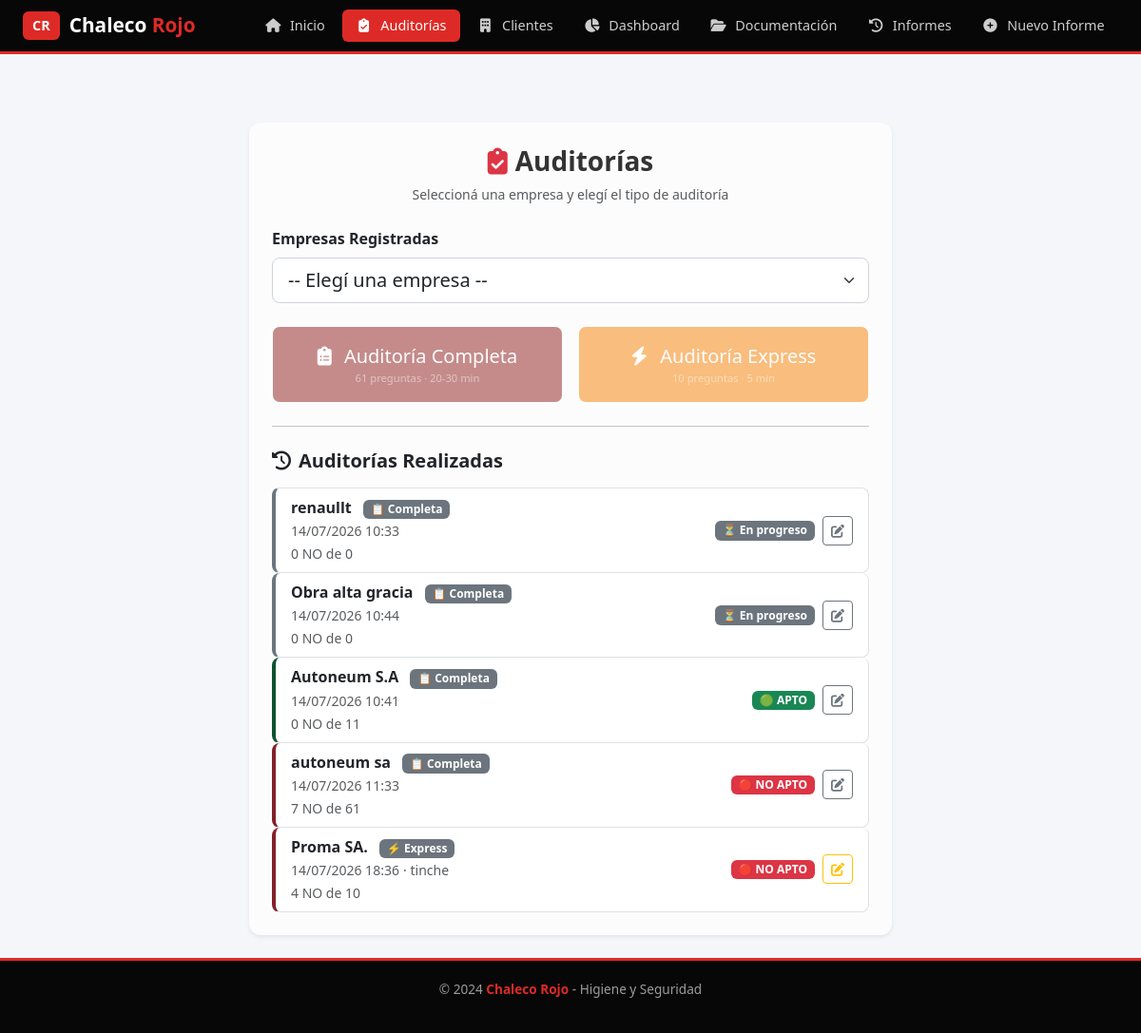
Page /auditorias/ (signed in) on the earlier database version.
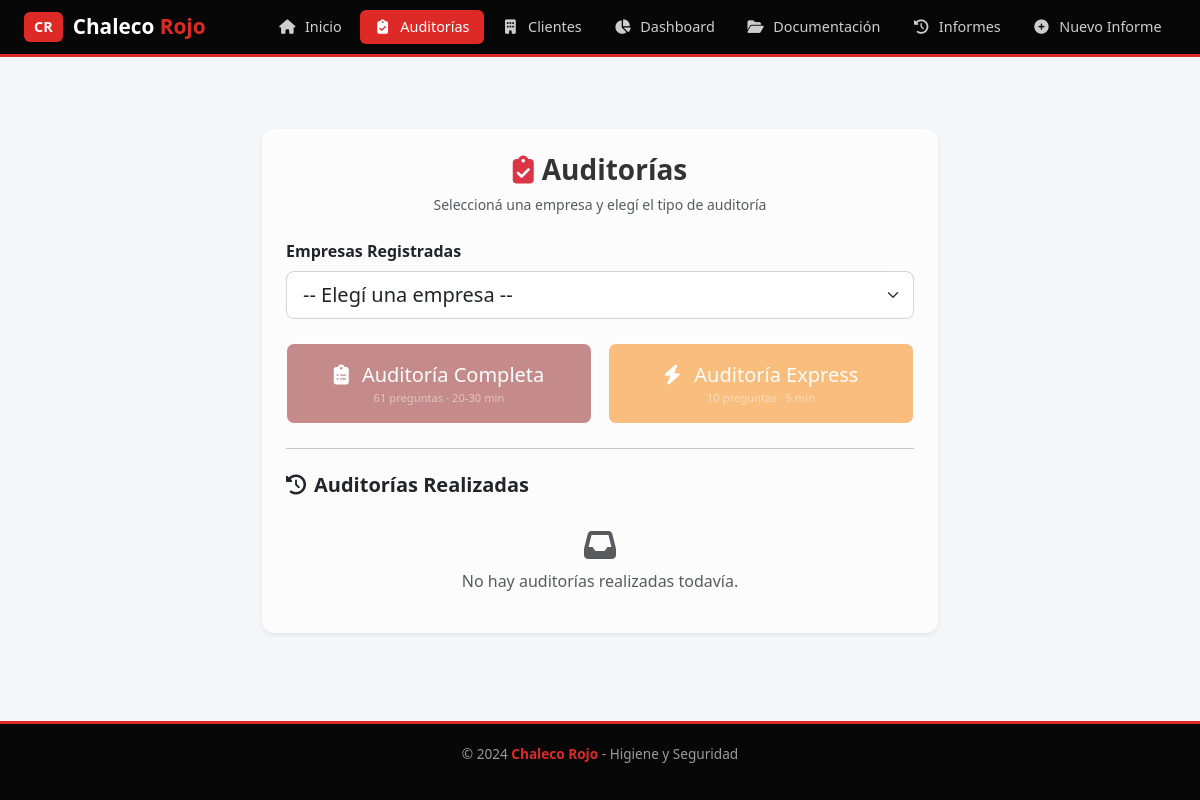
Same page on the later database version.
### chaleco_app/models.py (models this page shows, shortened)
class Auditoria(models.Model):
    TIPO_CHOICES = [
        ('express', 'Express (10 preguntas)'),
        ('completa', 'Completa (61 preguntas)'),
    ]
    RESULTADO_CHOICES = [
        ('apto', 'Apto'),
        ('observaciones', 'Con Observaciones'),
        ('no_apto', 'No Apto'),
        ('en_progreso', 'En Progreso'),
    ]
    cliente = models.ForeignKey(ClienteEmpresa, on_delete=models.CASCADE, related_name='auditorias')
    tipo = models.CharField(max_length=20, choices=TIPO_CHOICES, default='completa')
    fecha_creacion = models.DateTimeField(auto_now_add=True)
    realizado_por = models.ForeignKey(User, on_delete=models.SET_NULL, null=True, blank=True)
    resultado = models.CharField(max_length=20, choices=RESULTADO_CHOICES, default='en_progreso')
    observaciones = models.TextField(blank=True, null=True)

class ClienteEmpresa(models.Model):
    organizacion = models.ForeignKey(Organizacion, on_delete=models.CASCADE)
    nombre_fantasia = models.CharField(max_length=150)
    razon_social = models.CharField(max_length=150, null=True, blank=True)
    cuit = models.CharField(max_length=11, null=True, blank=True)
    direccion = models.CharField(max_length=200)
    provincia = models.CharField(max_length=100, default='Córdoba')
    telefono = models.CharField(max_length=50, null=True, blank=True)
    email = models.EmailField(null=True, blank=True)
    activo = models.BooleanField(default=True)

### chaleco_app/views.py (the view, shortened to what this page needs)
# urls.py: path('auditorias/', lista_auditorias, name='lista_auditorias'),
def lista_auditorias(request):
    try:
        mi_organizacion = request.user.perfilusuario.organizacion
    except PerfilUsuario.DoesNotExist:
        mi_organizacion = Organizacion.objects.first()
    if mi_organizacion:
        auditorias = Auditoria.objects.filter(cliente__organizacion=mi_organizacion).select_related('cliente')
        clientes = ClienteEmpresa.objects.filter(organizacion=mi_organizacion, activo=True)
    else:
        auditorias = Auditoria.objects.all().select_related('cliente')
        clientes = ClienteEmpresa.objects.filter(activo=True)
    for auditoria in auditorias:
        respuestas = auditoria.respuestas.all()
        auditoria.total_preguntas = respuestas.count()
        auditoria.total_no = respuestas.filter(valor='NO').count()
        auditoria.total_si = respuestas.filter(valor='SI').count()
        auditoria.total_na = respuestas.filter(valor='N/A').count()
    context = {
        'auditorias': auditorias,
        'clientes': clientes,
        'total_auditorias': auditorias.count(),
    }
    return render(request, 'lista_auditorias.html', context)

### chaleco_app/templates/lista_auditorias.html (shortened to what the changed rows need)
{% extends "base.html" %}
{% block content %}
<div class="container mt-5" style="max-width: 700px;">
    <div class="card shadow-sm border-0 p-4" style="border-radius: 12px; background-color: #fcfcfc;">
        <h3 class="mb-2 text-center fw-bold" style="color: #333;">
            <i class="fas fa-clipboard-check text-danger me-2"></i>Auditorías
        </h3>
        <p class="text-muted text-center small mb-4">
            Seleccioná una empresa y elegí el tipo de auditoría
        </p>
        <div class="mb-4">
            <label for="select-cliente" class="form-label fw-bold text-dark">Empresas Registradas</label>
            <select id="select-cliente" class="form-select form-select-lg" style="border-radius: 8px; border-color: #ced4da;">
            </select>
        </div>
        <div class="row g-3">
            <div class="col-md-6">
            </div>
            <div class="col-md-6">
            </div>
        </div>
        <hr class="my-4">
        <h5 class="fw-bold mb-3">
            <i class="fas fa-history me-2"></i>Auditorías Realizadas
        </h5>
        {% if auditorias %}
            <div class="list-group">
                {% for aud in auditorias %}
                    <div class="list-group-item list-group-item-action d-flex justify-content-between align-items-center" style="border-radius: 8px; border-left: 4px solid
                        {% if aud.resultado == 'apto' %}#0f5132
                        {% elif aud.resultado == 'observaciones' %}#856404
                        {% elif aud.resultado == 'no_apto' %}#842029
                        {% else %}#6c757d{% endif %};">
                        <div>
                            <strong>{{ aud.cliente.nombre_fantasia }}</strong>
                            <span class="badge bg-secondary ms-2">
                                {% if aud.tipo == 'express' %}
                                    ⚡ Express
                                {% else %}
                                    📋 Completa
                                {% endif %}
                            </span>
                            <br>
                            <small class="text-muted">{{ aud.fecha_creacion|date:"d/m/Y H:i" }}</small>
                            {% if aud.realizado_por %}
                                <small class="text-muted"> · {{ aud.realizado_por.get_full_name|default:aud.realizado_por.username }}</small>
                            {% endif %}
                            {% if aud.respuestas %}
                                <br>
                                <small class="text-muted">{{ aud.total_no }} NO de {{ aud.total_preguntas }}</small>
                            {% endif %}
                        </div>
                        <div>
                            {% if aud.resultado and aud.resultado != 'en_progreso' %}
                                <span class="badge
                                    {% if aud.resultado == 'apto' %}bg-success
                                    {% elif aud.resultado == 'observaciones' %}bg-warning text-dark
                                    {% elif aud.resultado == 'no_apto' %}bg-danger
                                    {% else %}bg-secondary{% endif %}">
                                    {% if aud.resultado == 'apto' %}🟢 APTO
                                    {% elif aud.resultado == 'observaciones' %}🟡 CON OBSERVACIONES
                                    {% elif aud.resultado == 'no_apto' %}🔴 NO APTO
                                    {% else %}{{ aud.resultado }}{% endif %}
                                </span>
                            {% else %}
                                <span class="badge bg-secondary">⏳ En progreso</span>
                            {% endif %}
                            {% if aud.tipo == 'express' %}
                                <a href="{% url 'auditoria_express' aud.cliente.id %}" class="btn btn-sm btn-outline-warning ms-1" title="Editar Auditoría Express">
                                    <i class="fas fa-edit"></i>
                                </a>
                            {% else %}
                                <a href="{% url 'realizar_auditoria' aud.cliente.id %}" class="btn btn-sm btn-outline-secondary ms-1" title="Editar Auditoría Completa">
                                    <i class="fas fa-edit"></i>
                                </a>
                            {% endif %}
                        </div>
                    </div>
                {% endfor %}
            </div>
        {% else %}
            <div class="text-center text-muted py-3">
                <i class="fas fa-inbox fa-2x mb-2 d-block"></i>
                No hay auditorías realizadas todavía.
            </div>
        {% endif %}
    </div>
</div>
{% endblock %}

Differences in the rows shown:
removed Auditoria: cliente.nombre_fantasia "renaullt", tipo "📋 Completa", fecha_creacion "14/07/2026 10:33", total_no "0", total_preguntas "0", resultado "⏳ En progreso"
removed Auditoria: cliente.nombre_fantasia "Obra alta gracia", tipo "📋 Completa", fecha_creacion "14/07/2026 10:44", total_no "0", total_preguntas "0", resultado "⏳ En progreso"
removed Auditoria: cliente.nombre_fantasia "Autoneum S.A", tipo "📋 Completa", fecha_creacion "14/07/2026 10:41", total_no "0", total_preguntas "11", resultado "🟢 APTO"
removed Auditoria: cliente.nombre_fantasia "autoneum sa", tipo "📋 Completa", fecha_creacion "14/07/2026 11:33", total_no "7", total_preguntas "61", resultado "🔴 NO APTO"
removed Auditoria: cliente.nombre_fantasia "Proma SA.", tipo "⚡ Express", fecha_creacion "14/07/2026 18:36", realizado_por.get_full_name "tinche", total_no "4", total_preguntas "10", resultado "🔴 NO APTO"
Other differences:
text now shown: "No hay auditorías realizadas todavía."
